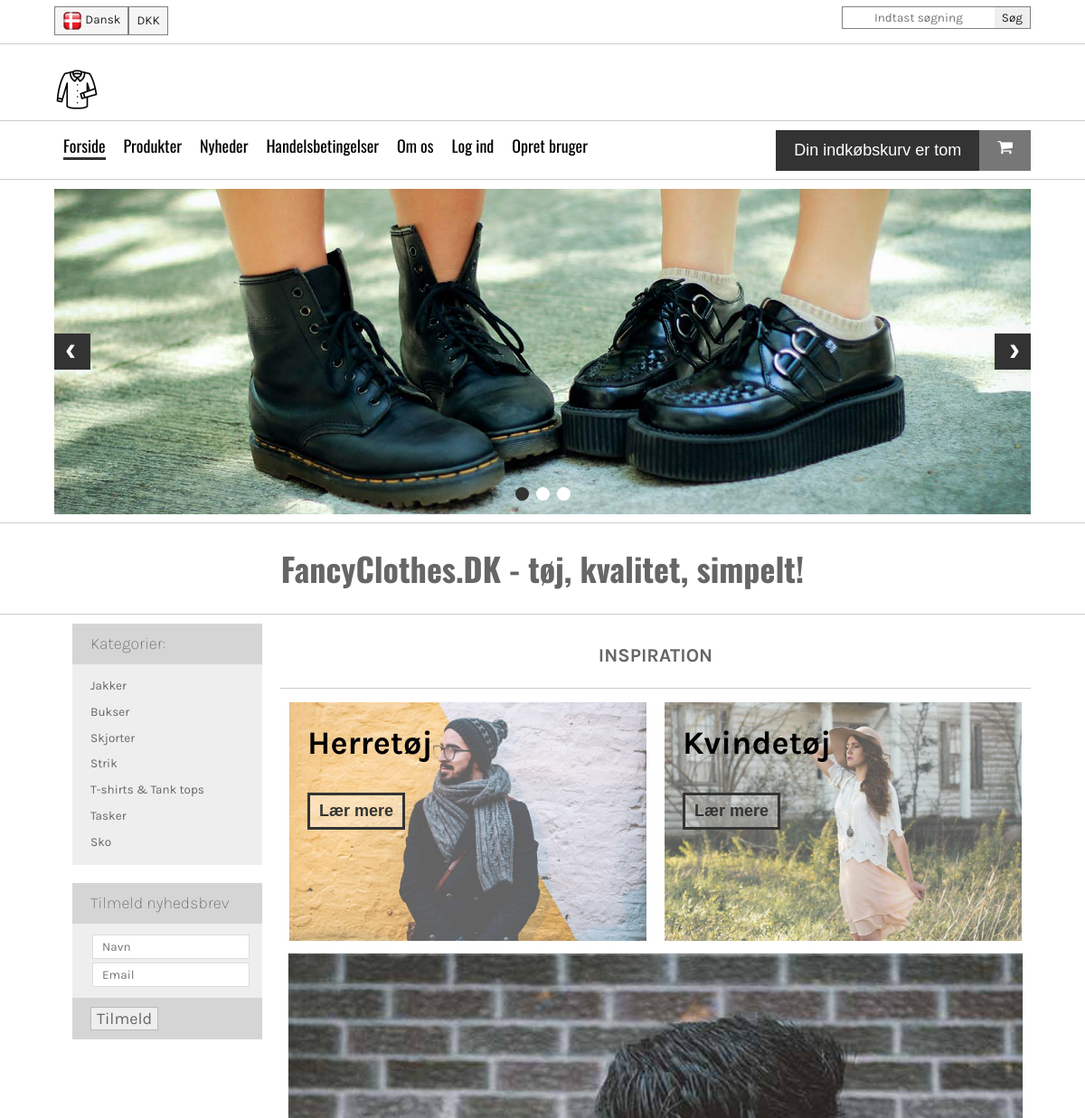
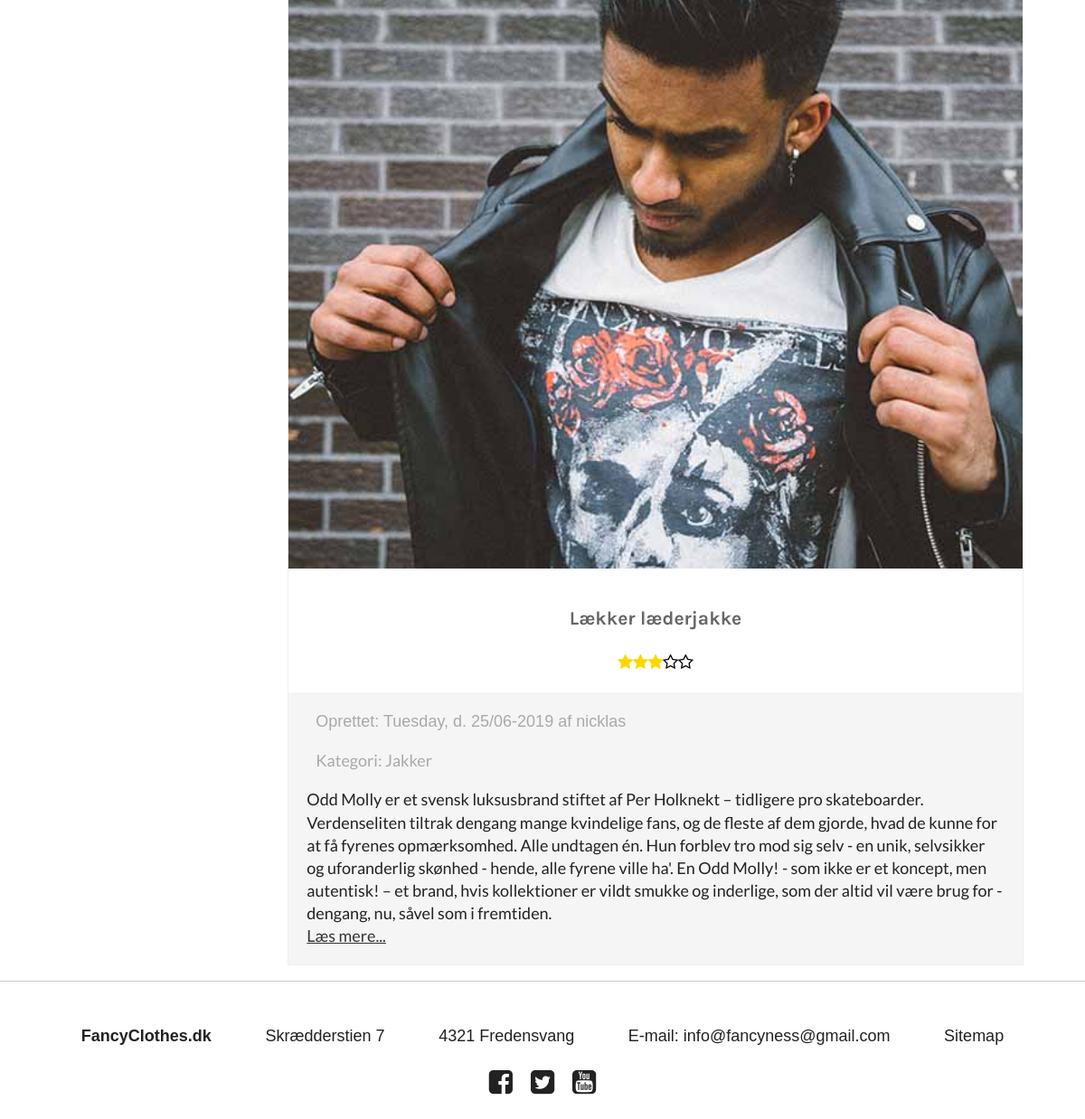
/index.php?categoryId=1, run on the app's committed database (2 pictures, top to bottom).
### tables this page shows
CREATE TABLE `categories` (
  `categoryId` int(11) NOT NULL,
  `category` varchar(20) NOT NULL
);

CREATE TABLE `products` (
  `productId` int(3) NOT NULL,
  `title` varchar(50) NOT NULL,
  `imgUrl` varchar(50) NOT NULL,
  `imgAlt` varchar(50) NOT NULL,
  `date` int(10) NOT NULL,
  `text` varchar(750) NOT NULL,
  `userId` int(3) NOT NULL,
  `stars` int(1) NOT NULL,
  `categoryId` int(2) NOT NULL,
  `price` double(10,2) NOT NULL
);

CREATE TABLE `users` (
  `userId` int(3) NOT NULL,
  `dbUsername` varchar(30) NOT NULL,
  `dbEmail` varchar(255) NOT NULL,
  `dbPassword` varchar(255) NOT NULL,
  `accessLevel` int(1) NOT NULL DEFAULT '3'
);

### assets/getCategoryLinks.php (the view)
<?php
require_once "connect.php";
$statement = $dbh->prepare("SELECT * FROM categories");
$statement->execute();
while ($row = $statement->fetch(PDO::FETCH_ASSOC)) { ?>
    <li><a href="index.php?categoryId=<?php echo $row['categoryId'] ?>"><?php echo $row['category'] ?></a></li>
<?php };

### assets/getArticles.php (shortened to what this page needs)
<?php
require_once "connect.php";
if (!isset($_GET["categoryId"])) {
    $statement = $dbh->prepare("SELECT * FROM products
    JOIN users ON products.userId = users.userId
    JOIN categories ON products.categoryId = categories.categoryId");
    $statement->execute();
} else {
    $statement = $dbh->prepare("SELECT * FROM products
    JOIN users ON products.userId = users.userId
    JOIN categories ON products.categoryId = categories.categoryId
    WHERE categories.categoryId = ?");
    $statement->bindParam(1, $_GET["categoryId"]);
    $statement->execute();
}
while ($row = $statement->fetch(PDO::FETCH_ASSOC)) { ?>
    <article>
        <img src="img/<?php echo $row['imgUrl'] ?>" alt="<?php echo $row['imgAlt'] ?>">
        <div class="info">
            <h3><?php echo $row['title'] ?></h3>
            <div class="stars">
                <?php for ($i = 1; $i <= 5; $i++) {
                    echo ($i <= $row['stars']) ? "<i class='fa fa-star' aria-hidden='true'></i>" : "<i class='fa fa-star-o' aria-hidden='true'></i>";
                } ?>
            </div>
        </div>
        <div class="description">
            <div class="published">
                Oprettet:
                <?php
                echo strftime("%A, d. %e/%m-%Y", $row['date']) . " af " . $row['dbUsername'] ?>
                <p>Kategori: <?php echo $row["category"] ?></p>
            </div>
            <p><?php echo $row['text'] ?>
                <a href="#">Læs mere...</a></p>
        </div>
    </article>
    <?php
}
?>

### css/main.css (style rules this page uses)
html { color: #222; font-size: 1em; line-height: 1.4; }
audio, canvas, iframe, img, svg, video { vertical-align: middle; }

### css/styles.css (style rules this page uses)
:root { font-size: 18px; }
main aside > div > div:nth-child(2) a { color: #666; text-decoration: none; }
main aside > div > div:nth-child(2) ul li, main aside > div > div:nth-child(2) ul input, main aside > div > div:nth-child(2) form li, main aside > div > div:nth-child(2) form input { padding: 5px 0; font-size: 0.75rem; }
main .products h3 { text-align: center; }
main .products .frontProducts article { -webkit-box-flex: 1; -ms-flex: 1 1 31%; flex: 1 1 31%; margin: 1%; -webkit-box-sizing: border-box; box-sizing: border-box; border: 1px solid #eee; display: -webkit-box; display: -ms-flexbox; display: flex; -webkit-box-orient: vertical; -webkit-box-direction: normal; -ms-flex-direction: column; flex-direction: column; position: relative; }
main .products .frontProducts article img { width: 100%; }
main .products .frontProducts article .info { text-align: center; padding: 20px; }
main .products .frontProducts article .info .stars .fa-star { color: gold; }
main .products .frontProducts article .info .stars .fa-star-o { color: black; }
main .products .frontProducts article .description { background: #f5f5f5; padding: 20px 20px 0 20px; }
main .products .frontProducts article .description .published { color: darkgray; margin: 0 10px; }
main .products .frontProducts article .description p { font-family: "Lato", sans-serif; }
main .products .frontProducts article .description p a { color: #333; display: block; }
h1, h2, h3, h4, h5, h6 { font-family: "Karla", sans-serif; color: #666; }
@media screen and (max-width: 1200px) { main .products .frontProducts article { -webkit-box-flex: 1; -ms-flex: 1 1 48%; flex: 1 1 48%; } }

### data on the page
categories: category "Jakker"
categories: category "Bukser"
categories: category "Skjorter"
categories: category "Strik"
categories: category "T-shirts & Tank tops"
categories: category "Tasker"
categories: category "Sko"
products: imgUrl (picture), title "Lækker læderjakke", stars 3 (drawn), date "Tuesday, d. 25/06-2019", userId.dbUsername "nicklas", categoryId.category "Jakker", text "Odd Molly er et svensk luksusbrand stiftet af Per Holknekt – tidligere pro skateboarder. Verdenseliten tiltrak dengang mange kvindelige fans, og de fleste af dem gjorde, hvad de kunne for at få fyrenes opmærksomhed. Alle undtagen én. Hun forblev tro mod sig selv - en unik, selvsikker og uforanderlig skønhed - hende, alle fyrene ville ha'. En Odd Molly! - som ikke er et koncept, men autentisk! – et brand, hvis kollektioner er vildt smukke og inderlige, som der altid vil være brug for - dengang, nu, såvel som i fremtiden."
